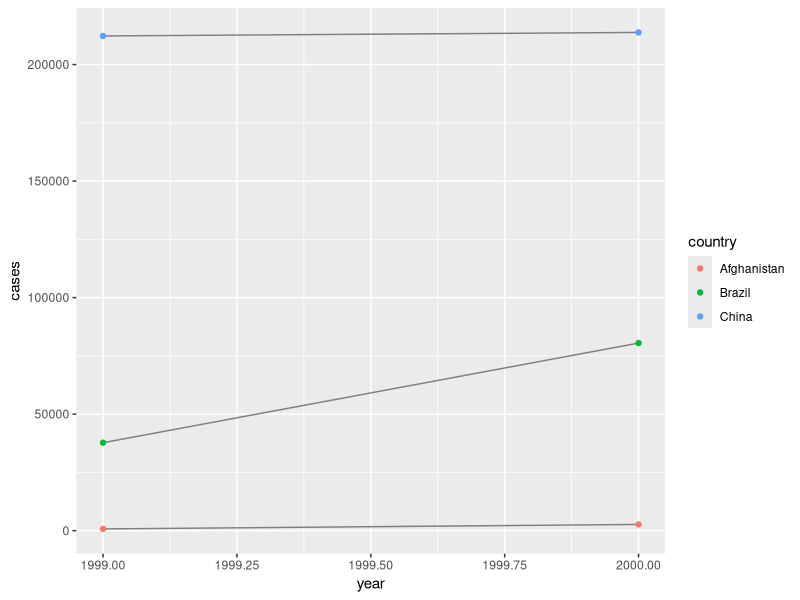
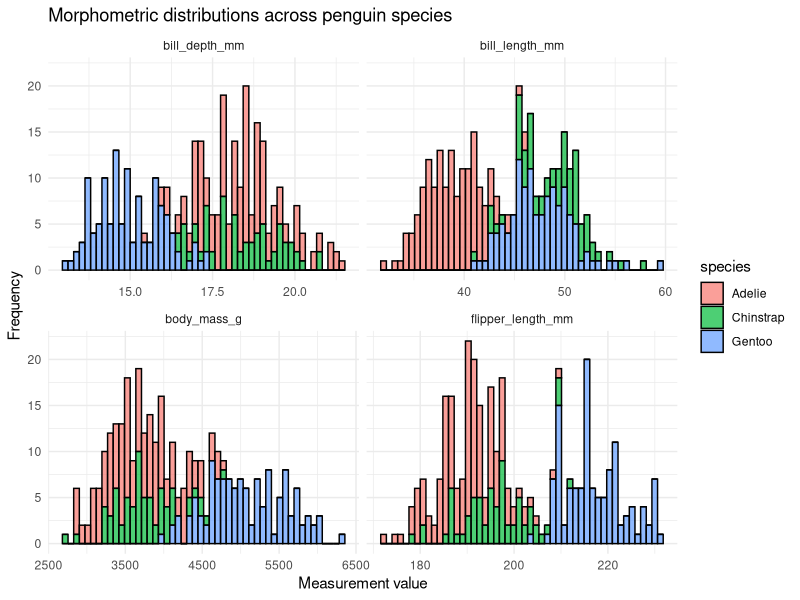

R code for these plots, in order:
## ---- chunk 1
#Set options, housekeeping
knitr::opts_chunk$set(
  echo = TRUE,
  include = TRUE,
  message = FALSE,
  warning = FALSE)
## ---- chunk 2
library(dplyr)
library(stringr)
library(lubridate)
library(tidyverse)
library(tidyr)
## ---- chunk 3
table1
## ---- chunk 4
table2
## ---- chunk 5
table3
## ---- chunk 6
#Compute rate per 10,000 
table1 %>% 
  mutate(rate = cases/population * 10000)
## ---- chunk 7
#Compute cases per year 
table1 %>%
  count(year, wt = cases)
## ---- chunk 8
#Visualise changes over time 
library(ggplot2)
ggplot(table1, aes(year, cases)) + 
  geom_line(aes(group = country), colour = "grey50") + 
  geom_point(aes(colour = country))
## ---- chunk 9
billboard
## ---- chunk 10
billboard |> 
  pivot_longer(
    cols = starts_with("wk"),
    names_to = "week",
    values_to = "rank"
  )
## ---- chunk 11
billboard |> 
  pivot_longer(
    cols = starts_with("wk"),
    names_to = "week",
    values_to = "rank", 
    values_drop_na = TRUE
  )
## ---- chunk 12
df <- tribble(
  ~id, ~bp1, ~bp2,
  "A", 100, 120,
  "B", 140, 115, 
  "C", 120, 125
)
## ---- chunk 13
df |>
  pivot_longer(
    cols = bp1:bp2,
    names_to = "measurement", 
    values_to = "value"
  )
## ---- chunk 14
cms_patient_experience
## ---- chunk 15
cms_patient_experience |>
  distinct(measure_cd, measure_title)
## ---- chunk 16
cms_patient_experience |>
  pivot_wider(
    names_from = measure_cd, 
    values_from = prf_rate
  )
## ---- chunk 17
cms_patient_experience |>
  pivot_wider(
    id_cols = starts_with("org"),
    names_from = measure_cd,
    values_from = prf_rate
  )
## ---- chunk 18
df <- tribble(
  ~id, ~measurement, ~value, 
  "A", "bp1", 100, 
  "B", "bp1", 140, 
  "B", "bp2", 115, 
  "A", "bp2", 120, 
  "A", "bp3", 105
)
## ---- chunk 19
df |>
  pivot_wider(
    names_from = measurement, 
    values_from = value
  )
## ---- chunk 20
df |> 
  distinct(measurement) |> 
  pull()
## ---- chunk 21
df |> 
  select(-measurement, -value) |>
  distinct()
## ---- chunk 22
df |> 
  select(-measurement, -value) |> 
  distinct() |> 
  mutate(x = NA, y = NA, z = NA)
## ---- chunk 23
library(palmerpenguins)

#Create a long version of the penguins dataset. 

penguins_long <- penguins |> 
  pivot_longer(
    cols = c(bill_length_mm, bill_depth_mm, flipper_length_mm, body_mass_g), 
    names_to = "measurement_type", 
    values_to = "value"
  )

# View the result 
head(penguins_long)
## ---- chunk 24
penguins_long |> 
  drop_na(value) |> 
  ggplot(aes(x = value, fill = species)) +
  geom_histogram(bins = 50, alpha = 0.7, colour = "black") +
  facet_wrap(~ measurement_type, scales = "free_x") +
  theme_minimal() +
  labs(
    title = "Morphometric distributions across penguin species", 
    x = "Measurement value", 
    y = "Frequency"
  )
## ---- chunk 25
mass_summary <- penguins |>
  drop_na(body_mass_g) |>
  group_by(species, island) |>
  summarise(mean_mass = mean(body_mass_g))

head(mass_summary)
## ---- chunk 26
mass_matrix <- mass_summary |>
  pivot_wider(
    names_from = island,
    values_from = mean_mass
  )

head(mass_matrix)
## ---- chunk 27
table3
## ---- chunk 28
table3 %>% 
  separate(rate, into = c("cases", "population"))
## ---- chunk 29
table3 %>%
  separate(rate, into = c("cases", "population"), sep = "/")
## ---- chunk 30
table3 %>%
  separate(rate, into = c("cases", "population"), convert = TRUE)
## ---- chunk 31
table3 %>%
  separate(year, into = c("century", "year"), sep =2)
## ---- chunk 32
table5 %>% 
  unite(new, century, year, sep = "")
## ---- chunk 33
library(tidyverse)

#A remarkably messy data frame of field sites 
messy_sites <- tibble(
  site_id = c(" Nelly Bay", "nelly_bay", "NELLY BAY", "Geoffrey_Bay", "geoffrey bay")
)

#Using stringr within mutate to standardise the text: 
clean_sites <- messy_sites |> 
  mutate(
    #1. convert everything to lowercase 
    site_clean = str_to_lower(site_id),
    #2. trim any leading or trailing whitespaces (invisible spaces at the ends)
    site_clean = str_trim(site_clean),
    #3. Replace any spaces with underscores 
    site_clean = str_replace_all(site_clean, pattern = " ", replacement = "_")
  )

print(clean_sites)
## ---- chunk 34
library(lubridate)

#Parsing different date formats. 

date_1 <- dmy("25/12/2026")
date_2 <- ymd("2026-12-25")

#R now recognises these as identical Date objects. 
date_1 == date_2
## ---- chunk 35
#A tibble of raw sensor data with messy character timestamp... 
sensor_data <- tibble(
  raw_time = c("14-05-2026 08:30:00", "14-05-2026 08:45:00", "14-05-2026 09:00:00"),
  temperature = c(24.5, 24.6, 24.4)
)

#Converting character strings to true POSIXct datetime objects 
sensor_clean <- sensor_data |>
  mutate(
    true_time = dmy_hms(raw_time)
  )

print(sensor_clean)
## ---- chunk 36
#Table 1: Biological observation data. 
observations <- tibble(
  site_code = c("NB", "GB", "MI", "NB", "HB"), 
  species = c("Trout", "Snapper", "Trout", "Cod", "Trout"),
  count = c(5, 2, 1, 3, 8)
)

#Table 2: Spatial metadata
site_metadata <- tibble(
  site_code = c("NB", "GB", "MI", "NB", "HB"),
  zone = c("Marine National Park", "Conservation Park", "Habitat Protection", "General Use", "Other Use"),
  lat = c(-19.16, -19.15, -19.14, -19.12, -19.11)
)
## ---- chunk 37
#Joining metadata to our observations 
joined_data <- observations |>
  left_join(site_metadata, by = join_by(site_code))

print(joined_data)
## ---- chunk 38
matched_data <- observations |>
  inner_join(site_metadata, by = join_by(site_code))
glimpse(matched_data)
## ---- chunk 39
#Which observations are missing from our metadata dictionary? 
missing_context <- observations |> 
  anti_join(site_metadata, by =join_by(site_code))

glimpse(missing_context)
## ---- chunk 40
logger_data <- tibble(
  depth_m = c(10, 20, 30, 40),
  temp_c = c(24.5, 24.1, -999, 23.5) #-999 is a known sensor error code. 
)

#convert the -999 error codes to true NA values: 
fixed_logger <- logger_data |> 
  mutate(temp_c = na_if(temp_c, -999))

print(fixed_logger)
## ---- chunk 41
#Simulate some count data 
shark_counts <- tibble(
  site = c("Reef_A", "Reef_B", "Reef_C"),
  shark_count = c(3, NA, 5)) #the NA here actually means zero sharks seen. 

#Replace NA with 0 
shark_fixed <- shark_counts |>
  mutate(shark_count = coalesce(shark_count, 0))

print(shark_fixed)
## ---- chunk 42
cpue_data <- tibble(
  site = c("Bay_1)", "Bay_2"),
  catch = c(10, 0),
  effort_hours = c(2,0))

#Calculating CPUE (catch/effort)
cpue_calc <- cpue_data |>
  mutate(
    cpue = catch/effort_hours)

print(cpue_calc)
## ---- chunk 43
raw_catch <- tibble(
  site = c("Reef_1", "Reef_1", "Reef_2"), 
  species = c("Pmaculatus", "Pleopardus", "Pmaculatus"), 
  count = c(5, 2, 8)
)
## ---- chunk 44
#Force inclusion of hidden zero-catch data 
full_catch_matrix <- raw_catch |>
  complete(site, species, fill = list(count = 0))

print(full_catch_matrix)
## ---- chunk 45
sensor_log <- tibble(
  day = 1:4,
  salinity = c(35.2, 35.1, NA, 35.3)
)

#Remove any row where salinity is missing 
clean_log <- sensor_log |>
  drop_na(salinity)
## ---- chunk 46
#Make sure packages are loaded 
#library(tidyverse)
library(palmerpenguins)

#The messy metadata provided by your colleague: 
island_metadata <- tibble( 
  island_name = c(" biscoe", "Dream", "Torgersen"), 
  station_install = c("15/01/2003", "22-03-2004", "05/11/2001"), 
  latitude = c(-64.81, -64.73, -64.76))

print(island_metadata)
## ---- chunk 47
island_metadata_clean <- island_metadata |>
  mutate(
    station_install = dmy(station_install)
  ) |>
  mutate(
    #1. convert everything to have capital letter for island name
    island_name = str_to_title(island_name),
    #2. trim any leading or trailing whitespaces (invisible spaces at the ends)
    island_name = str_trim(island_name),
    #3. Replace any spaces with underscores 
    island_name = str_replace_all(island_name, pattern = " ", replacement = "_")
  )
## ---- chunk 48
#Joining metadata to our observations 
penguins_spatial <- penguins |>
  left_join(island_metadata_clean, by = join_by(island == island_name))
